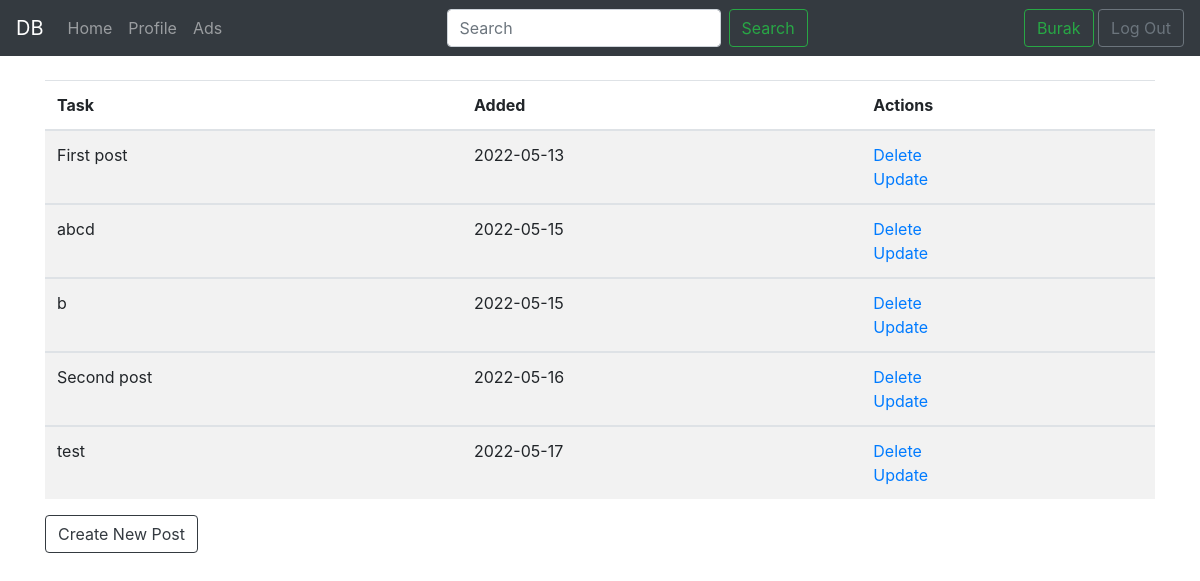
The app's page /profile (signed in), older data.
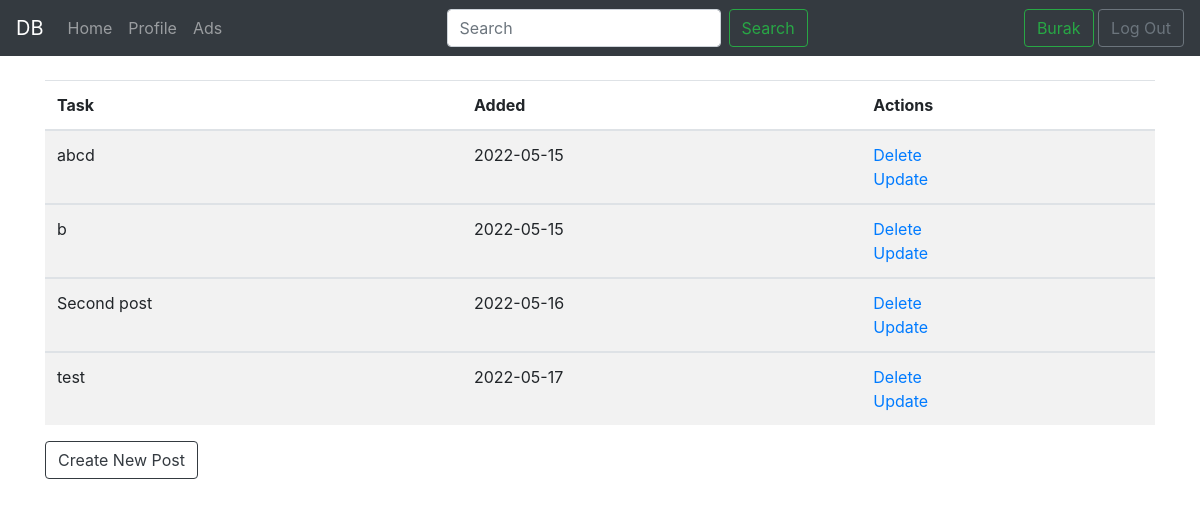
The same page, newer data.
### app.py (models this page shows, shortened)
class Post(db.Model):
    id = db.Column(db.Integer, primary_key=True)
    content = db.Column(db.String(400), nullable=False)
    date_created = db.Column(db.DateTime, default=datetime.utcnow)
    user_id = db.Column(db.Integer, db.ForeignKey('user.id'))

### app.py (the view)
@app.route('/profile', methods=['GET', 'POST'])
def profile():
    if request.method == 'POST':
        content = request.form['content']
        if len(content) < 1:
            flash("Task too short!", category='error')
        else:
            new_post = Post(
                content=content,
                user_id=current_user.id)
            db.session.add(new_post)
            db.session.commit()
            flash("Task created successfully", category='success')
            return redirect('ads')
        return redirect(url_for('profile'))
    else:
        return render_template(
            'profile.html',
            user=current_user)

### app.py (called while the page is built)
@login_manager.user_loader
def load_user(user_id):
    return User.query.get(int(user_id))

### templates/profile.html (shortened to what this page needs)
{% extends 'base.html' %}
{% block body %}
    {% if current_user.is_authenticated %}
    <br>
    <div class="container">
        <table class="table table-striped">
            <thead>
                <tr>
                    <th scope="col">Task</th>
                    <th scope="col">Added</th>
                    <th scope="col">Actions</th>
                </tr>
            </thead>
            {% for post in user.posts %}
                <tbody>
                    <tr>
                        <td scope="row">{{ post.content }}</td>
                        <td scope="row">{{ post.date_created.date() }}</td>
                        <td scope="row">
                            <a href="/delete/{{post.id}}">Delete</a><br>
                            <a href="/update/{{post.id}}">Update</a>
                        </td>
                    </tr>
                </tbody>
            {% endfor %}
        </table>
        <button
        class="btn btn-outline-dark"
        type="button" onclick="document.getElementById('create-post').style.display = ''"
        >
        Create New Post
    </button>
    </div><br><br>
    {% endif %}
{% endblock %}

Row changes from the older to the newer data that the page shows:
removed Post: content "First post", date_created "2022-05-13"
